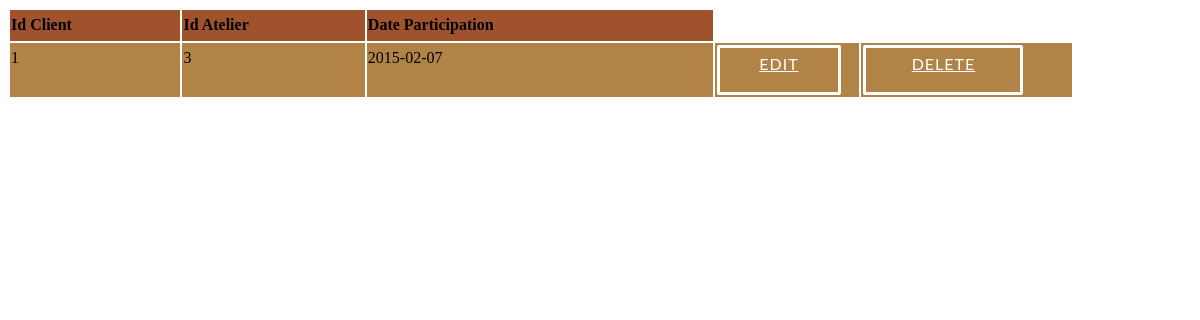
Page /pfc/cpanel/particiapation/list.php on the earlier database version.
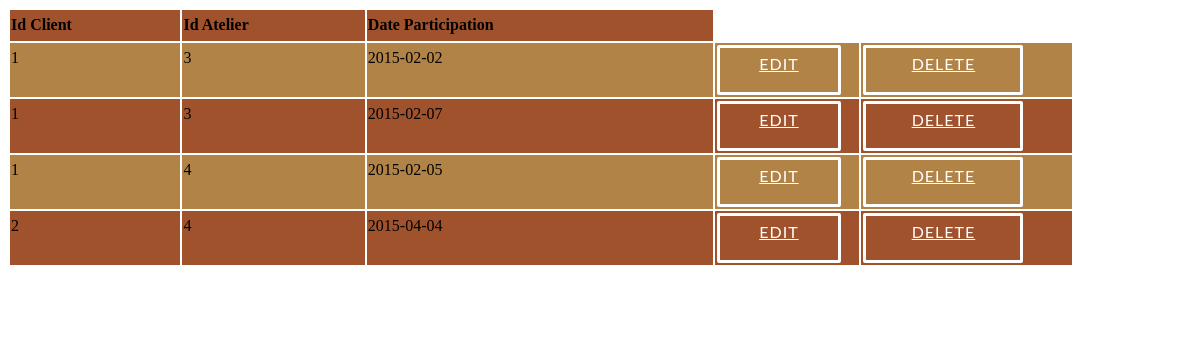
Same page on the later database version.
### tables this page shows
CREATE TABLE IF NOT EXISTS `participation` (
  `id_client` int(11) NOT NULL DEFAULT '0',
  `id_atelier` int(11) NOT NULL DEFAULT '0',
  `date_participation` date NOT NULL DEFAULT '0000-00-00',
  PRIMARY KEY (`id_client`,`id_atelier`,`date_participation`),
  KEY `atelier_atelier_FK` (`id_atelier`)
);

### pfc/cpanel/particiapation/list.php (the view, shortened to what this page needs)
<HTML>
	<head>
		<link rel="stylesheet" type="text/css" href="../css/view_style.css">
	</head>
<?php
echo "<table border=0 >";
echo "<tr>";
echo "<td><b>Id Client</b></td>";
echo "<td><b>Id Atelier</b></td>";
echo "<td><b>Date Participation</b></td>";
echo "</tr>";
$result = mysql_query("SELECT * FROM `participation`") or trigger_error(mysql_error());
while($row = mysql_fetch_array($result)){
foreach($row AS $key => $value) { $row[$key] = stripslashes($value); }
echo "<tr>";
echo "<td valign='top'>" . nl2br( $row['id_client']) . "</td>";
echo "<td valign='top'>" . nl2br( $row['id_atelier']) . "</td>";
echo "<td valign='top'>" . nl2br( $row['date_participation']) . "</td>";
echo "<td valign='top'>
		<a href=edit.php?id_client={$row['id_client']}&id_atelier={$row['id_atelier']}&date_participation={$row['date_participation']} class='popup-button'>Edit</a>
	</td>
	<td>
	<a href=delete.php?id_client={$row['id_client']}&id_atelier={$row['id_atelier']}&date_participation={$row['date_participation']} class='popup-button'>Delete</a>
	</td> ";
echo "</tr>";
}
echo "</table>";
echo "<a href=new.php class='popup-button'>New Row</a>";
?>

Differences in the rows shown:
added participation: id_client "1", id_atelier "3", date_participation "2015-02-02"
added participation: id_client "1", id_atelier "4", date_participation "2015-02-05"
added participation: id_client "2", id_atelier "4", date_participation "2015-04-04"
